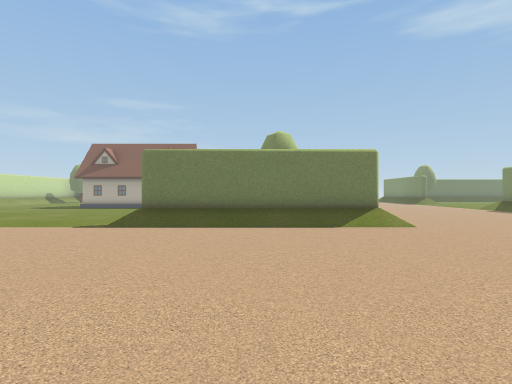
[1] (above)

22 first-person views from a walk through a Unity game level. The camera is 1.3 m above the floor, looks level and sees 80° across. The floor is counted in squares, 2 m on a side. Each view is taken from the middle of a square. On the plan, view 1 faces up. The plan holds only what a view shows up to about 10 squares ahead; the rest is blank. The place goes on beyond the plan.

[2]
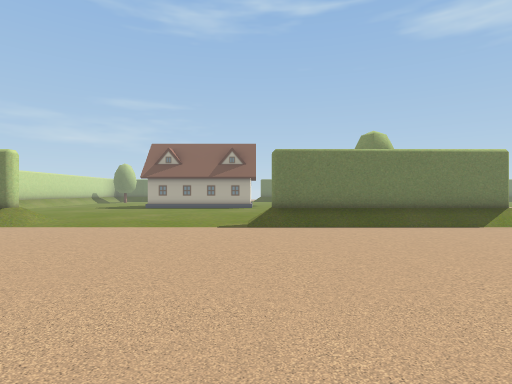

[3]
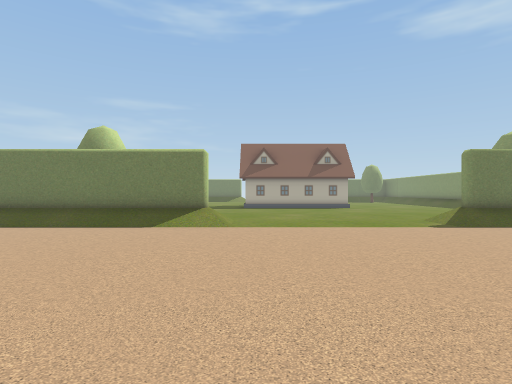

[4]
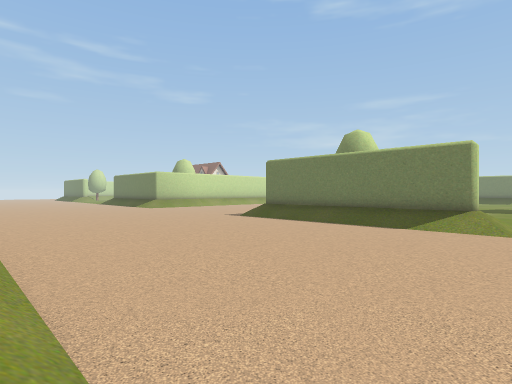

[5]
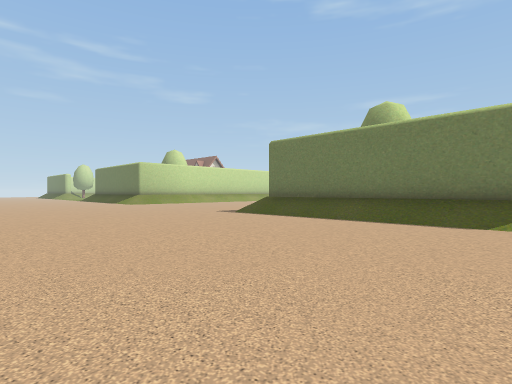

[6]
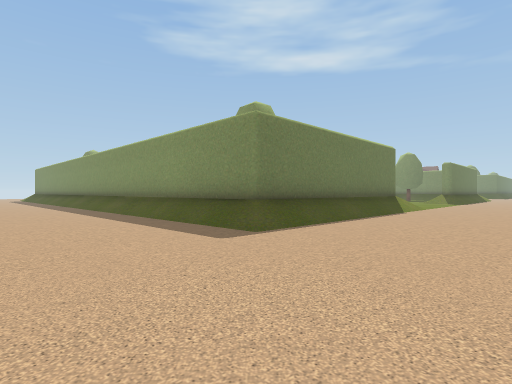

[7]
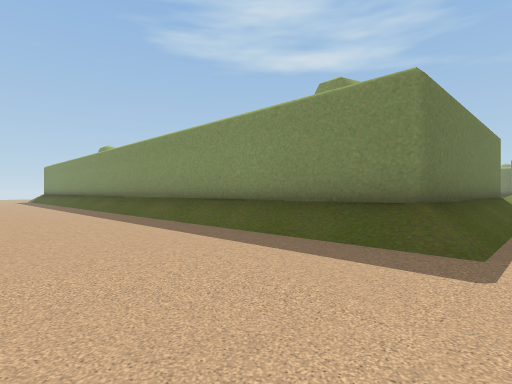

[8]
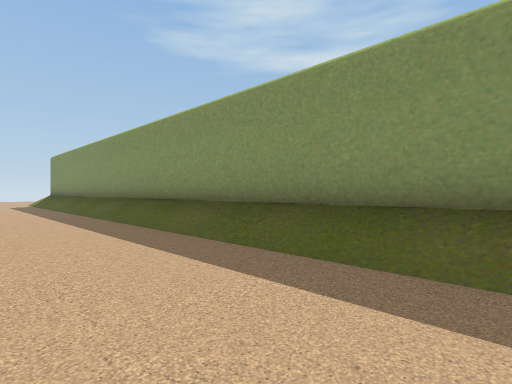

[9]
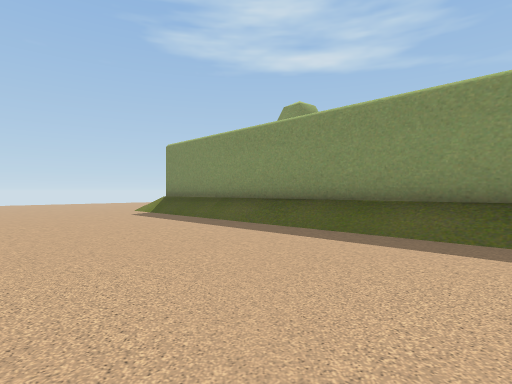

[10]
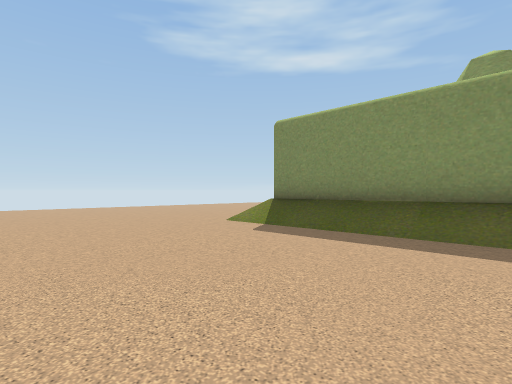

[11]
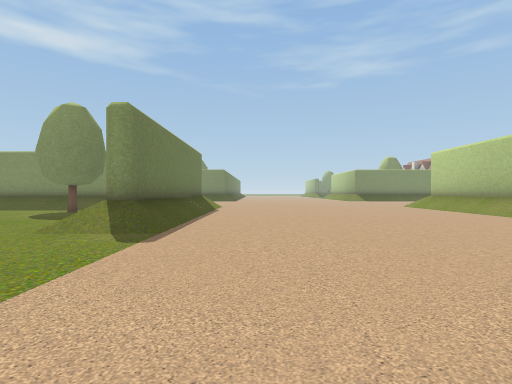

[12]
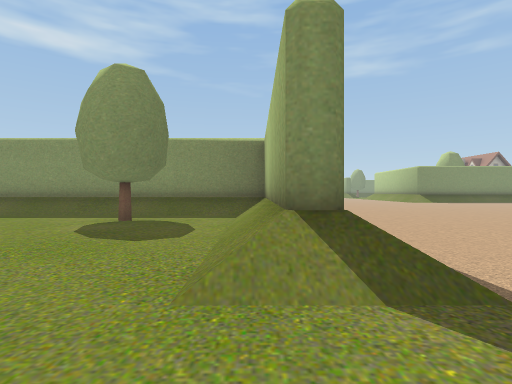

[13]
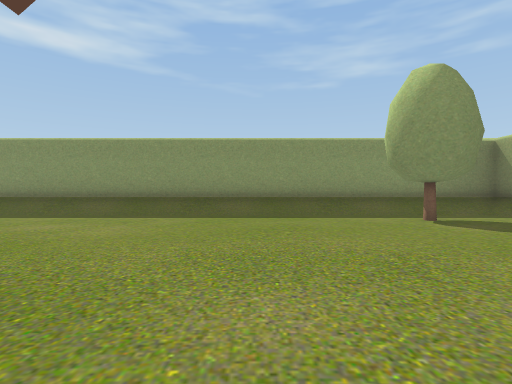

[14]
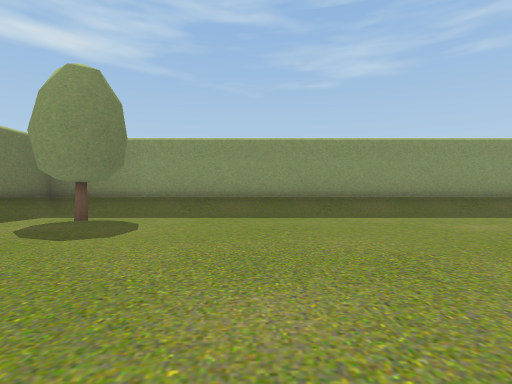

[15]
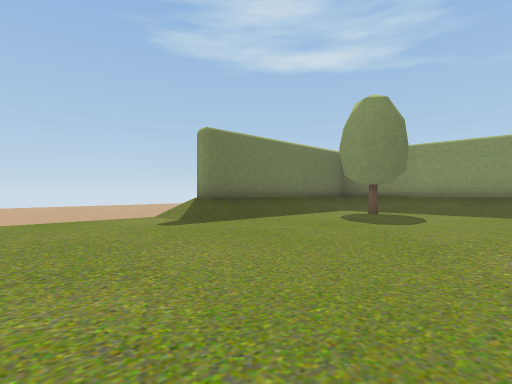

[16]
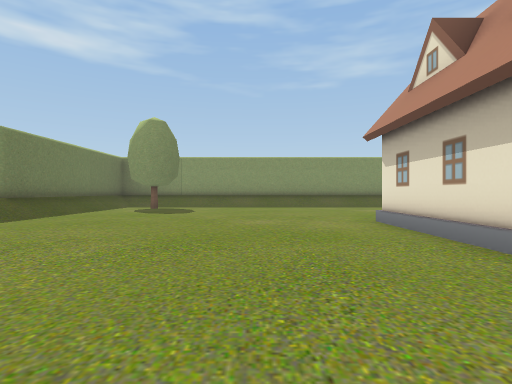

[17]
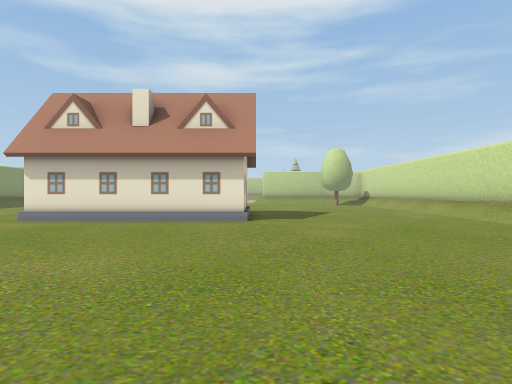

[18]
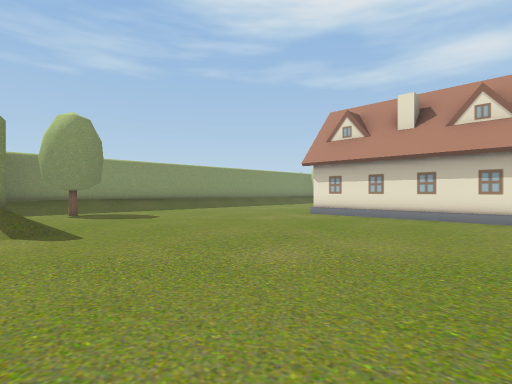

[19]
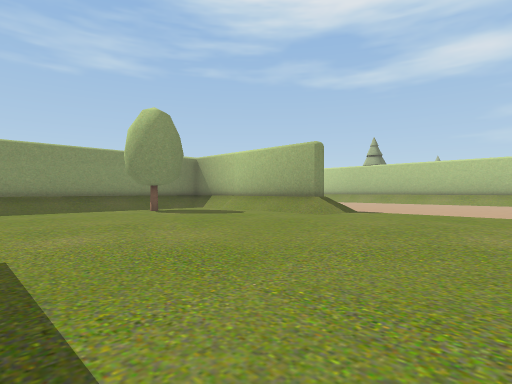

[20]
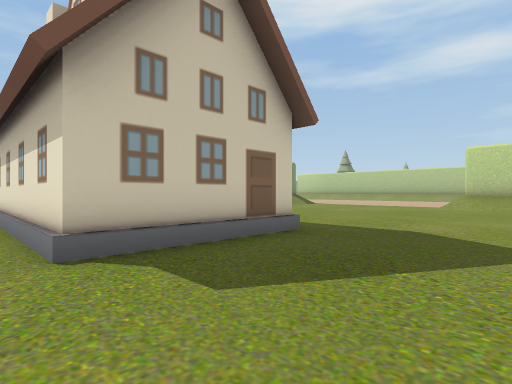

[21]
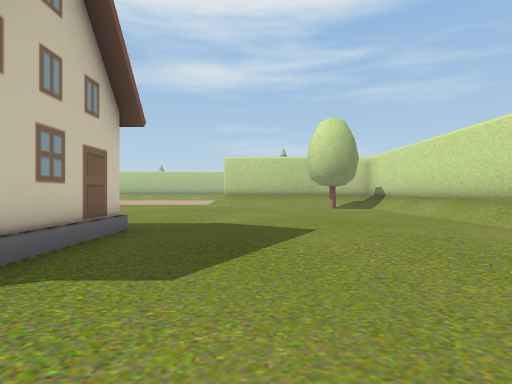

[22]
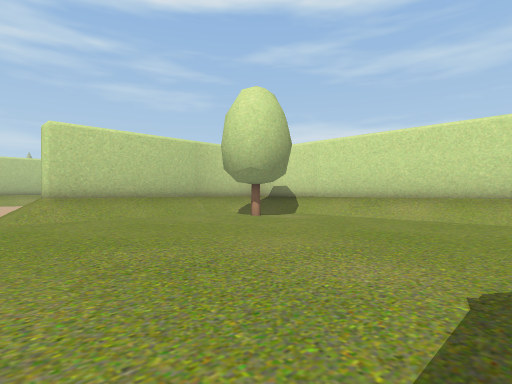

### Floor plan
Key: @ floor where view 1 was taken; # wall or solid block; . floor; / step, stairs or slope; T tree.
Columns run from 24 left of view 1 to 4 right of it. Each row starts with its distance up from view 1.
 32 ...../       /......//
 31 ...../#      /....../########
 30 ...../#     .............../#
 29 ...../#    ..............T./#
 28 ...../#   ................./#
 27 ...../#  ................../#
 26 ...../#  ................../#
 25 ...../# .................../#
 24 ...../#..................../#
 23 ...../#..................../#
 22 ...../#.......######......./#
 21    ../#.......#      ....../#
 20   .../#.......#      ....../#
 19   .../#.......#     ......./#
 18   .../#..................../#
 17   .../#..................../#
 16   .../#..................../#
 15   .../#..................../#
 14   .../#..................../#
 13  ..../#..................T./#
 12  ..../#.T.....  .........../#
 11  ..../#.......  .........../#
 10  ..../# //////......///////##
  9  ..../#######/....../#######/
  8  ............................
  7  ............................
  6  ............................
  5  ............................
  4 .............................
  3 .............................
  2   ............... .........
  1   ............        ....
  0          //// /     /  /@/
 -1                         ##

Where each view was taken, in squares from view 1:
view 1: 0 up, 0 right, facing up
view 2: 0 up, 4 left, facing up
view 3: 0 up, 10 left, facing up
view 4: 0 up, 10 left, facing up-left
view 5: 2 up, 12 left, facing up-left
view 6: 5 up, 23 left, facing up-right
view 7: 8 up, 23 left, facing up-right
view 8: 15 up, 22 left, facing up-right
view 9: 22 up, 24 left, facing up-right
view 10: 27 up, 24 left, facing up-right
view 11: 7 up, 9 left, facing right
view 12: 10 up, 6 left, facing right
view 13: 17 up, 6 left, facing right
view 14: 25 up, 6 left, facing right
view 15: 25 up, 8 left, facing up-right
view 16: 25 up, 11 left, facing right
view 17: 31 up, 11 left, facing down
view 18: 32 up, 11 left, facing down-right
view 19: 18 up, 9 left, facing down-right
view 20: 23 up, 14 left, facing down-right
view 21: 24 up, 13 left, facing down
view 22: 18 up, 10 left, facing down-left
